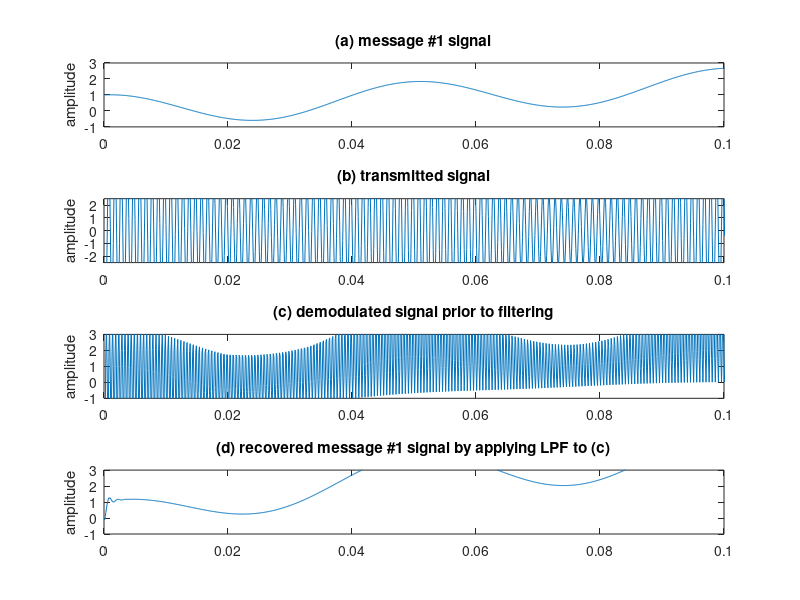

The MATLAB script that drew this image:
% QAM.m which is a modified version of
% AM.m suppressed carrier AM with freq and phase offset
% from Johnson, Sethares and Klein, Software Receiver Design
% Define sampling rate, sampling time, and time duration
fs=10000; % sampling rate
time=0.3; Ts=1/fs; % sampling interval & time
t=Ts:Ts:time; lent=length(t); % define a time vector
% Transmitter
upramp=(5/lent)*(1:lent);
fm=20;
m1=upramp+cos(2*pi*fm*t); % create message m1(t)
downramp=(5/lent)*(lent:-1:1);
fm=20;
m2=downramp+cos(2*pi*fm*t); % create message m2(t)
fc=1000;
c=cos(2*pi*fc*t); % cosine carrier at freq fc
s=sin(2*pi*fc*t); % sine carrier at freq fc
v=m1.*c - m2.*s; % modulate
% Receiver
fbe=[0 0.1 0.2 1]; damps=[1 1 0 0]; % fpass=500 Hz and fstop=1000 Hz
fl=100; b=firpm(fl,fbe,damps); % LPF with (f1+1) coefficients
n0=fl/2; % group delay through LPF
gam=pi/2; phi=0; % freq & phase offset
cr=cos(2*pi*(fc+gam)*t+phi); % create cosine for demod
x1=v.*cr; % demod received signal
s1=2*conv(b,x1); % LPF the demodulated signal
s1short=s1(n0+1:n0+lent); % remove first and last n0 samples
sr=sin(2*pi*(fc+gam)*t+phi); % create negated sine for demod
x2=v.*sr; % demod received signal
s2=2*conv(b,x2); % LPF the demodulated signal
s2short=s2(n0+1:n0+lent); % remove first and last n0 samples
% used to plot figure
subplot(4,1,1), plot(t,m1)
axis([0,0.1, -1,3])
ylabel('amplitude'); title('(a) message #1 signal');
subplot(4,1,2), plot(t,v)
axis([0,0.1, -2.5,2.5])
ylabel('amplitude'); title('(b) transmitted signal');
subplot(4,1,3), plot(t,x1)
axis([0,0.1, -1,3])
ylabel('amplitude');
title('(c) demodulated signal prior to filtering');
subplot(4,1,4), plot(t,s1short)
axis([0,0.1, -1,3])
ylabel('amplitude');
title('(d) recovered message #1 signal by applying LPF to (c)');
